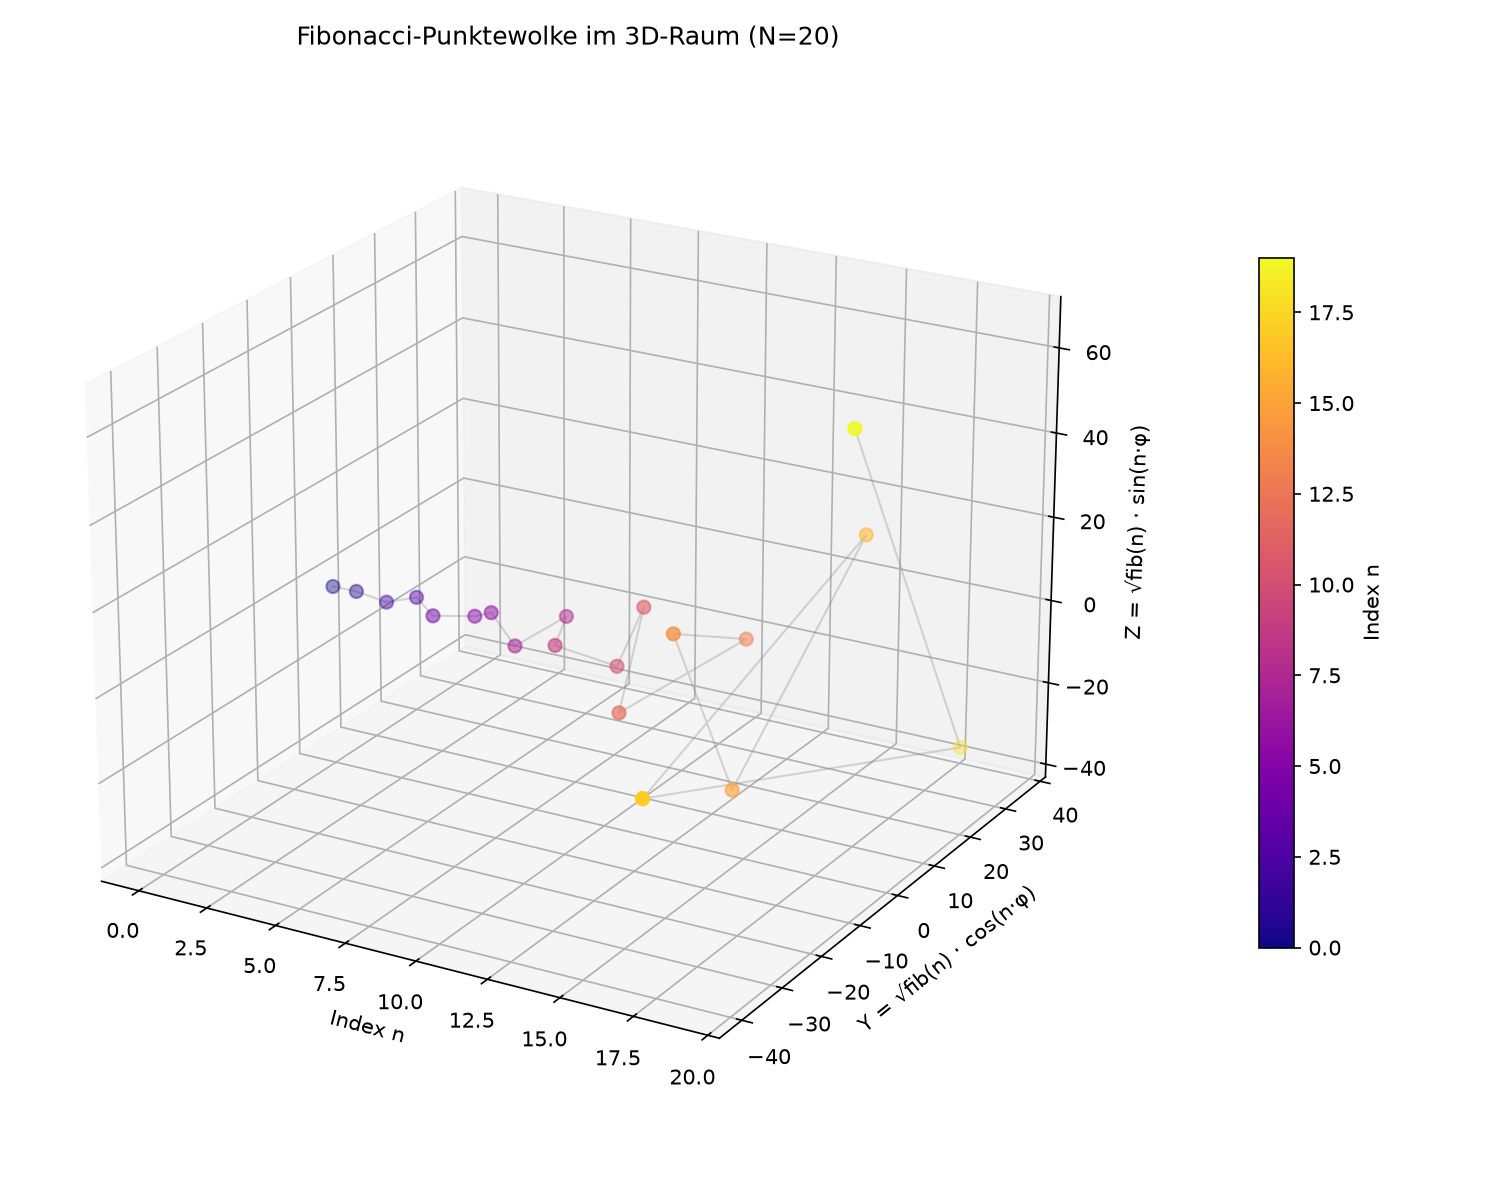

The script that saved this image:
"""
Fibonacci 3D Punktewolke
========================

Idee:
- X-Achse : Index n der Fibonacci-Folge (0 .. N-1)  -> "Höhe" der Punktewolke
- Y/Z     : Position auf einer Spirale um die X-Achse.
            Der Radius wächst mit sqrt(fib(n)) (sonst würde die
            Punktewolke wegen des exponentiellen Wachstums der
            Fibonacci-Zahlen sofort explodieren), der Winkel wächst
            pro Punkt um den "goldenen Winkel" (~137.5°), das ist
            derselbe Trick, der z.B. bei Sonnenblumenkernen /
            Fibonacci-Spiralen verwendet wird.

Ergebnis: eine 3D-Spirale, deren Form direkt aus der Fibonacci-Folge
und dem goldenen Schnitt abgeleitet ist.
"""

import numpy as np
import matplotlib.pyplot as plt
from mpl_toolkits.mplot3d import Axes3D  # noqa: F401 (nötig für 3D-Projektion)

N = 20

# ---------------------------------------------------------
# 1) Fibonacci-Folge berechnen
# ---------------------------------------------------------
def fibonacci_sequence(n):
    fib = [0, 1]
    for _ in range(2, n):
        fib.append(fib[-1] + fib[-2])
    return np.array(fib[:n], dtype=float)

fib = fibonacci_sequence(N)

# ---------------------------------------------------------
# 2) 3D-Koordinaten aus der Fibonacci-Folge ableiten
# ---------------------------------------------------------
golden_angle = np.pi * (3 - np.sqrt(5))  # ~2.399963 rad = 137.5°

n = np.arange(N)
theta = n * golden_angle          # Winkel pro Punkt
radius = np.sqrt(fib)             # gedämpfter Radius (sonst Explosion)

x = n                             # Index als "Höhe" / Zeitachse
y = radius * np.cos(theta)
z = radius * np.sin(theta)

# ---------------------------------------------------------
# 3) Visualisierung
# ---------------------------------------------------------
fig = plt.figure(figsize=(10, 8))
ax = fig.add_subplot(111, projection="3d")

sc = ax.scatter(x, y, z, c=n, cmap="plasma", s=40, depthshade=True)

# Verbindungslinie, damit die Spiralform sichtbar wird
ax.plot(x, y, z, color="gray", alpha=0.3, linewidth=1)

ax.set_xlabel("Index n")
ax.set_ylabel("Y = √fib(n) · cos(n·φ)")
ax.set_zlabel("Z = √fib(n) · sin(n·φ)")
ax.set_title(f"Fibonacci-Punktewolke im 3D-Raum (N={N})")

cbar = fig.colorbar(sc, ax=ax, shrink=0.6, pad=0.1)
cbar.set_label("Index n")

ax.view_init(elev=22, azim=-60)

plt.tight_layout()
plt.savefig("fibonacci_3d.png", dpi=150)
print("Fertig. PNG gespeichert.")
print("Erste 10 Fibonacci-Werte:", fib[:10].astype(int).tolist())
print(f"fib({N-1}) = {int(fib[-1])}")
